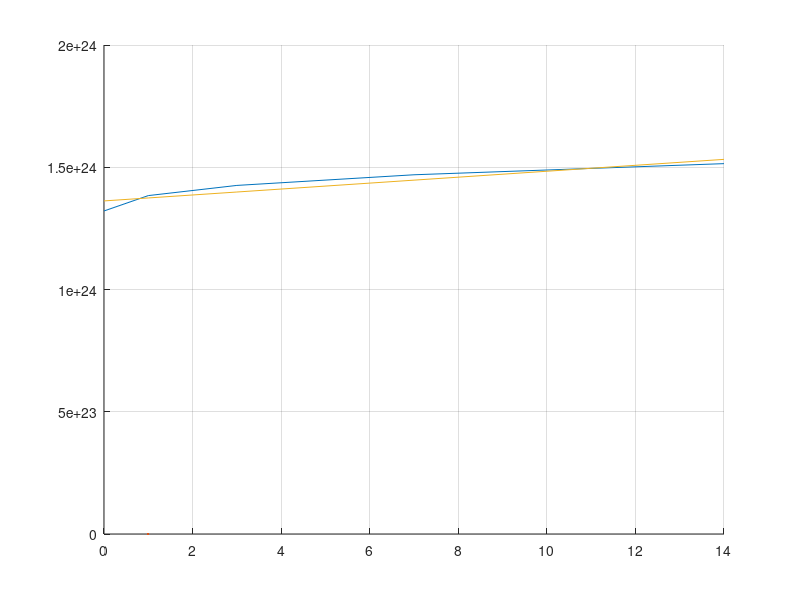

Write the MATLAB code that produced this figure. (Note: this script raises an error after producing the figure.)
%% Calculate Doping from Capacitance

% Soleil Demick
% ENGS 60 Lab 1

close all; clear; clc

V = [0, 1, 3, 7, 14];
C = [0.87, 0.85, 0.8375, 0.825, 0.8125]*1e-12;
Cinvsq = C.^-2;
[coeffs, err] = polyfit(V, Cinvsq, 1)

% % Estimation of lighter doping
% Constans
q = 1.6e-19; 
eps = 12 * 8.85e-14; % permittivity
A = 1e-4; % don't know what the junction area is, assume 1um^2
N_lighter = 2/(coeffs(1)*q*eps*A^2);
fprintf("Lighter Doping: N_l = %e cm^-3", N_lighter)


figure
hold on; grid on
plot(V, Cinvsq, linewidth=2)
plot(V, polyval(coeffs, V), linewidth=2, LineStyle="--")
text(4, 1.4e24, sprintf("N_l = %1.4e cm^{-3}", N_lighter), Fontsize=16)
ax = gca;
ax.FontSize = 16;
legend("Data", "Lighter Doping Estimation", Location="northwest")
xlabel("\bfReverse Voltage (V)")
ylabel("\bfInverse Capacitance Squared (F^{-2})")
title("\bfDoping Estimation")
